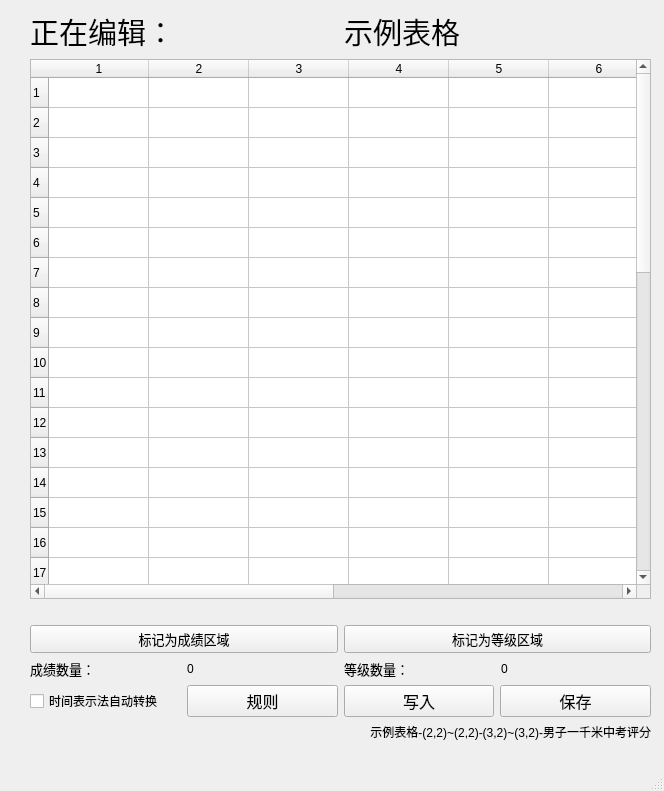
<?xml version="1.0" encoding="UTF-8"?>
<ui version="4.0">
 <class>MainWindow</class>
 <widget class="QMainWindow" name="MainWindow">
  <property name="geometry">
   <rect>
    <x>0</x>
    <y>0</y>
    <width>664</width>
    <height>791</height>
   </rect>
  </property>
  <property name="font">
   <font>
    <family>Microsoft JhengHei UI</family>
   </font>
  </property>
  <property name="windowTitle">
   <string>Grading</string>
  </property>
  <widget class="QWidget" name="centralwidget">
   <widget class="QWidget" name="layoutWidget">
    <property name="geometry">
     <rect>
      <x>30</x>
      <y>10</y>
      <width>621</width>
      <height>731</height>
     </rect>
    </property>
    <layout class="QGridLayout" name="gridLayout">
     <item row="1" column="0" colspan="2">
      <widget class="QTableWidget" name="sheetEdit">
       <property name="toolTip">
        <string/>
       </property>
       <property name="rowCount">
        <number>40</number>
       </property>
       <property name="columnCount">
        <number>10</number>
       </property>
       <row/>
       <row/>
       <row/>
       <row/>
       <row/>
       <row/>
       <row/>
       <row/>
       <row/>
       <row/>
       <row/>
       <row/>
       <row/>
       <row/>
       <row/>
       <row/>
       <row/>
       <row/>
       <row/>
       <row/>
       <row/>
       <row/>
       <row/>
       <row/>
       <row/>
       <row/>
       <row/>
       <row/>
       <row/>
       <row/>
       <row/>
       <row/>
       <row/>
       <row/>
       <row/>
       <row/>
       <row/>
       <row/>
       <row/>
       <row/>
       <column/>
       <column/>
       <column/>
       <column/>
       <column/>
       <column/>
       <column/>
       <column/>
       <column/>
       <column/>
      </widget>
     </item>
     <item row="5" column="0">
      <layout class="QHBoxLayout" name="horizontalLayout_3">
       <item>
        <widget class="QLabel" name="scoreLabel">
         <property name="font">
          <font>
           <family>Microsoft JhengHei UI</family>
           <pointsize>10</pointsize>
          </font>
         </property>
         <property name="text">
          <string>成绩数量：</string>
         </property>
         <property name="scaledContents">
          <bool>false</bool>
         </property>
        </widget>
       </item>
       <item>
        <widget class="QLabel" name="scoreCount_label">
         <property name="text">
          <string>0</string>
         </property>
        </widget>
       </item>
      </layout>
     </item>
     <item row="5" column="1">
      <layout class="QHBoxLayout" name="horizontalLayout_4">
       <item>
        <widget class="QLabel" name="gradeLable">
         <property name="font">
          <font>
           <family>Microsoft JhengHei UI</family>
           <pointsize>10</pointsize>
          </font>
         </property>
         <property name="text">
          <string>等级数量：</string>
         </property>
        </widget>
       </item>
       <item>
        <widget class="QLabel" name="gradeCount_label">
         <property name="text">
          <string>0</string>
         </property>
        </widget>
       </item>
      </layout>
     </item>
     <item row="7" column="0" colspan="2">
      <widget class="QLabel" name="info_lable">
       <property name="sizePolicy">
        <sizepolicy hsizetype="Expanding" vsizetype="Preferred">
         <horstretch>0</horstretch>
         <verstretch>0</verstretch>
        </sizepolicy>
       </property>
       <property name="text">
        <string>示例表格-(2,2)~(2,2)-(3,2)~(3,2)-男子一千米中考评分</string>
       </property>
       <property name="alignment">
        <set>Qt::AlignRight|Qt::AlignTrailing|Qt::AlignVCenter</set>
       </property>
      </widget>
     </item>
     <item row="4" column="0">
      <widget class="QPushButton" name="markScoreButton">
       <property name="font">
        <font>
         <family>Microsoft JhengHei UI</family>
         <pointsize>10</pointsize>
        </font>
       </property>
       <property name="text">
        <string>标记为成绩区域</string>
       </property>
      </widget>
     </item>
     <item row="0" column="0" colspan="2">
      <layout class="QHBoxLayout" name="horizontalLayout_2">
       <item>
        <widget class="QLabel" name="editingLabel">
         <property name="font">
          <font>
           <family>Microsoft JhengHei Light</family>
           <pointsize>22</pointsize>
           <weight>50</weight>
           <bold>false</bold>
          </font>
         </property>
         <property name="text">
          <string>正在编辑：</string>
         </property>
        </widget>
       </item>
       <item>
        <widget class="QLabel" name="xlsTitle_lable">
         <property name="font">
          <font>
           <family>Microsoft JhengHei UI</family>
           <pointsize>22</pointsize>
           <weight>50</weight>
           <bold>false</bold>
          </font>
         </property>
         <property name="text">
          <string>示例表格</string>
         </property>
        </widget>
       </item>
      </layout>
     </item>
     <item row="6" column="0" colspan="2">
      <layout class="QHBoxLayout" name="horizontalLayout">
       <item>
        <widget class="QCheckBox" name="convertCheckBox">
         <property name="toolTip">
          <string>启用后可以在成绩中使用以下符号：
分符号′  秒符号″  时符号:
分简写min 秒简写s 时简写h</string>
         </property>
         <property name="text">
          <string>时间表示法自动转换</string>
         </property>
        </widget>
       </item>
       <item>
        <widget class="QPushButton" name="rulesButton">
         <property name="font">
          <font>
           <family>Microsoft JhengHei</family>
           <pointsize>12</pointsize>
          </font>
         </property>
         <property name="text">
          <string>规则</string>
         </property>
        </widget>
       </item>
       <item>
        <widget class="QPushButton" name="writeInButton">
         <property name="font">
          <font>
           <family>Microsoft JhengHei</family>
           <pointsize>12</pointsize>
          </font>
         </property>
         <property name="text">
          <string>写入</string>
         </property>
        </widget>
       </item>
       <item>
        <widget class="QPushButton" name="saveButton">
         <property name="font">
          <font>
           <family>Microsoft JhengHei</family>
           <pointsize>12</pointsize>
          </font>
         </property>
         <property name="text">
          <string>保存</string>
         </property>
        </widget>
       </item>
      </layout>
     </item>
     <item row="4" column="1">
      <widget class="QPushButton" name="markGradeButton">
       <property name="font">
        <font>
         <family>Microsoft JhengHei UI</family>
         <pointsize>10</pointsize>
        </font>
       </property>
       <property name="text">
        <string>标记为等级区域</string>
       </property>
      </widget>
     </item>
     <item row="2" column="0">
      <spacer name="horizontalSpacer">
       <property name="orientation">
        <enum>Qt::Horizontal</enum>
       </property>
       <property name="sizeHint" stdset="0">
        <size>
         <width>40</width>
         <height>20</height>
        </size>
       </property>
      </spacer>
     </item>
     <item row="2" column="1">
      <spacer name="horizontalSpacer_2">
       <property name="orientation">
        <enum>Qt::Horizontal</enum>
       </property>
       <property name="sizeHint" stdset="0">
        <size>
         <width>40</width>
         <height>20</height>
        </size>
       </property>
      </spacer>
     </item>
    </layout>
   </widget>
  </widget>
  <widget class="QMenuBar" name="menubar">
   <property name="geometry">
    <rect>
     <x>0</x>
     <y>0</y>
     <width>664</width>
     <height>25</height>
    </rect>
   </property>
  </widget>
  <widget class="QStatusBar" name="statusbar"/>
  <action name="actionopenfile">
   <property name="text">
    <string>打开</string>
   </property>
  </action>
 </widget>
 <resources/>
 <connections/>
</ui>
